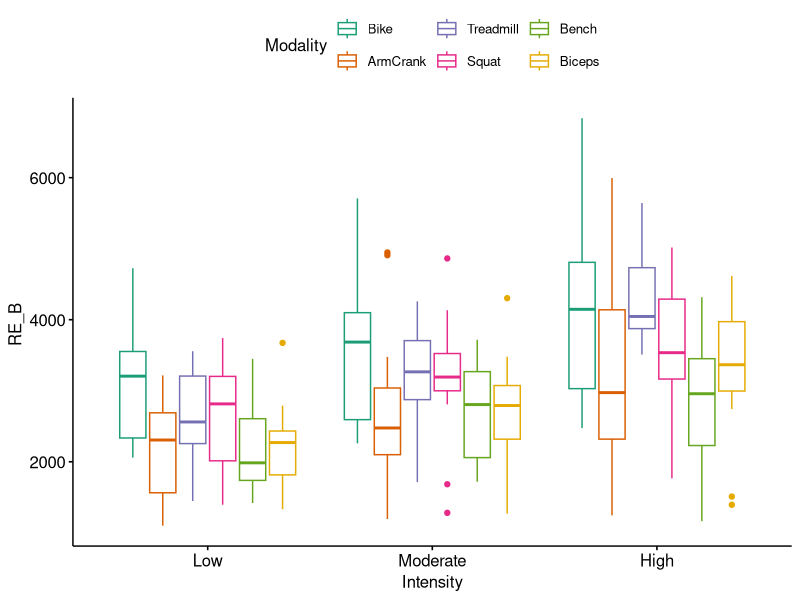

Write the R code that produced this figure. (Note: this script raises an error after producing the figure.)
library(readxl)
Final_Data <- read_excel("Data.xlsx", sheet = "Data")
View(Data)
attach(Final_Data)
#priori power analysis
library(pwr)
pwr.anova.test(f=0.5,k=18,n=7,sig.level=0.05)

## convert sex and intensity to factors from characters
library(tidyverse)
Final_Data <- Final_Data %>%
  mutate(Sex=recode_factor(Sex,Male="Male",Female="Female"))%>%
  mutate(Intensity=recode_factor(Intensity,
                            Low="Low",Moderate="Moderate", High="High")) %>%
  mutate(Modality=recode_factor(Modality, Rest="Rest",Bike= "Bike",
                ArmCrank="ArmCrank",Treadmill="Treadmill",
                                Squat="Squat",Bench="Bench",
                Biceps="Biceps"))


#subset for baseline TABLES
Baseline <- Final_Data %>% filter(Modality == "Baseline")

drop <- c("ID","Modality","Intensity","Load","LOAD_norm","Squat",
          "Bench","Biceps","RPE")

Baseline <- Baseline[,!(names(Baseline) %in% drop)]


Males <- Baseline %>% filter(Sex=="Male")
Females <- Baseline %>% filter(Sex=="Females")

t.test(lactate ~ Sex, alternative = "greater", var.equal = FALSE)

cor.test(Squat_kg,VO2_Bike,method="spearman")

model <- lm(Bench_kg~VO2_Treadmill, data = Baseline)
summary(model)

library(psych)
#Descriptives for all
tbl_baseline_all <- describe(Baseline, na.rm=T, skew=FALSE, ranges=F)%>%
  mutate(across(where(is.numeric), round, 2))

##Drop unused columns from describe package
describe_drop <- c("vars","n")

tbl_baseline_all <- tbl_baseline_all[,!(names(tbl_baseline_all) %in%
                                          describe_drop)]
## Table visualization
library(kableExtra)
tbl_baseline_all %>% kable()%>%
  kable_classic_2(full_width = F)

##Descriptives by Males
Male <- Baseline %>% filter(Sex == "Male")

tbl_baseline_Male <- describe(Male, na.rm=T, skew=FALSE, ranges=F)%>%
  mutate(across(where(is.numeric), round, 2))

##Drop unused columns from describe package

tbl_baseline_Male <- tbl_baseline_Male[,!(names(tbl_baseline_Male) %in%
                                          describe_drop)]
## Table visualization
tbl_baseline_Male %>% kable()%>%
  kable_classic_2(full_width = F)

## DEscriprives by Females
Female <- Baseline %>% filter(Sex == "Female")

tbl_baseline_Female <- describe(Female, na.rm=T, skew=FALSE, ranges=F)%>%
  mutate(across(where(is.numeric), round, 2))

##Drop unused columns from describe package

tbl_baseline_Female <- tbl_baseline_Female[,!(names(tbl_baseline_Female) %in%
                                            describe_drop)]
## Table visualization
tbl_baseline_Female %>% kable()%>%
  kable_classic_2(full_width = F)



####### Statisitcal Analysis

#create data frame and drop unused columns
SA <- Final_Data %>% select("ID","Sex","Intensity","Modality","VO2","Diameter",
                            "Velocity","Velocity_Ret", "ESS", "RE_B")

SA <-SA[!(SA$Modality=="Baseline"),]

##Normality Test
library(rstatix)
SA %>% shapiro_test(Diameter)
attach(SA)
#General Linear Mixed models

library(lme4)
library(lmerTest)
lmModel = lmer(RE_B ~ Modality*Intensity + (1|ID), data=SA, REML=TRUE)
# mixed model
anova(lmModel)
#test of the random effects in the model
rand(lmModel)

attach(SA)
pwc <- SA %>%
  group_by(Intensity) %>%
  pairwise_t_test(RE_B ~ Modality, paired = T,
                  p.adjust.method	= "holm")
pwc

# Effect size Cohen's D with Hedge's g correction for small sample size
SA %>%
  group_by(Intensity)  %>% cohens_d(RE_B ~ Modality,
                                    paired = TRUE, hedges.correction = TRUE)



#Plots
library(ggplot2)
library(ggpubr)
# Add position for p values in boxplot
pwc <- pwc %>% add_xy_position(x = "RE_B")
# Boxplot of Vertical Jump Height
ggboxplot(SA, x = "Intensity", y = "RE_B",
          color = "Modality", palette = get_palette("Dark2", 7),
          ylab = "RE_B ") +
  stat_pvalue_manual(pwc,size = 5,hide.ns = TRUE)

ggplot(SA,aes(Intensity,Velocity, fill= factor(Modality))) +
  geom_boxplot() +
  stat_pvalue_manual(pwc,size = 7,hide.ns = TRUE)
